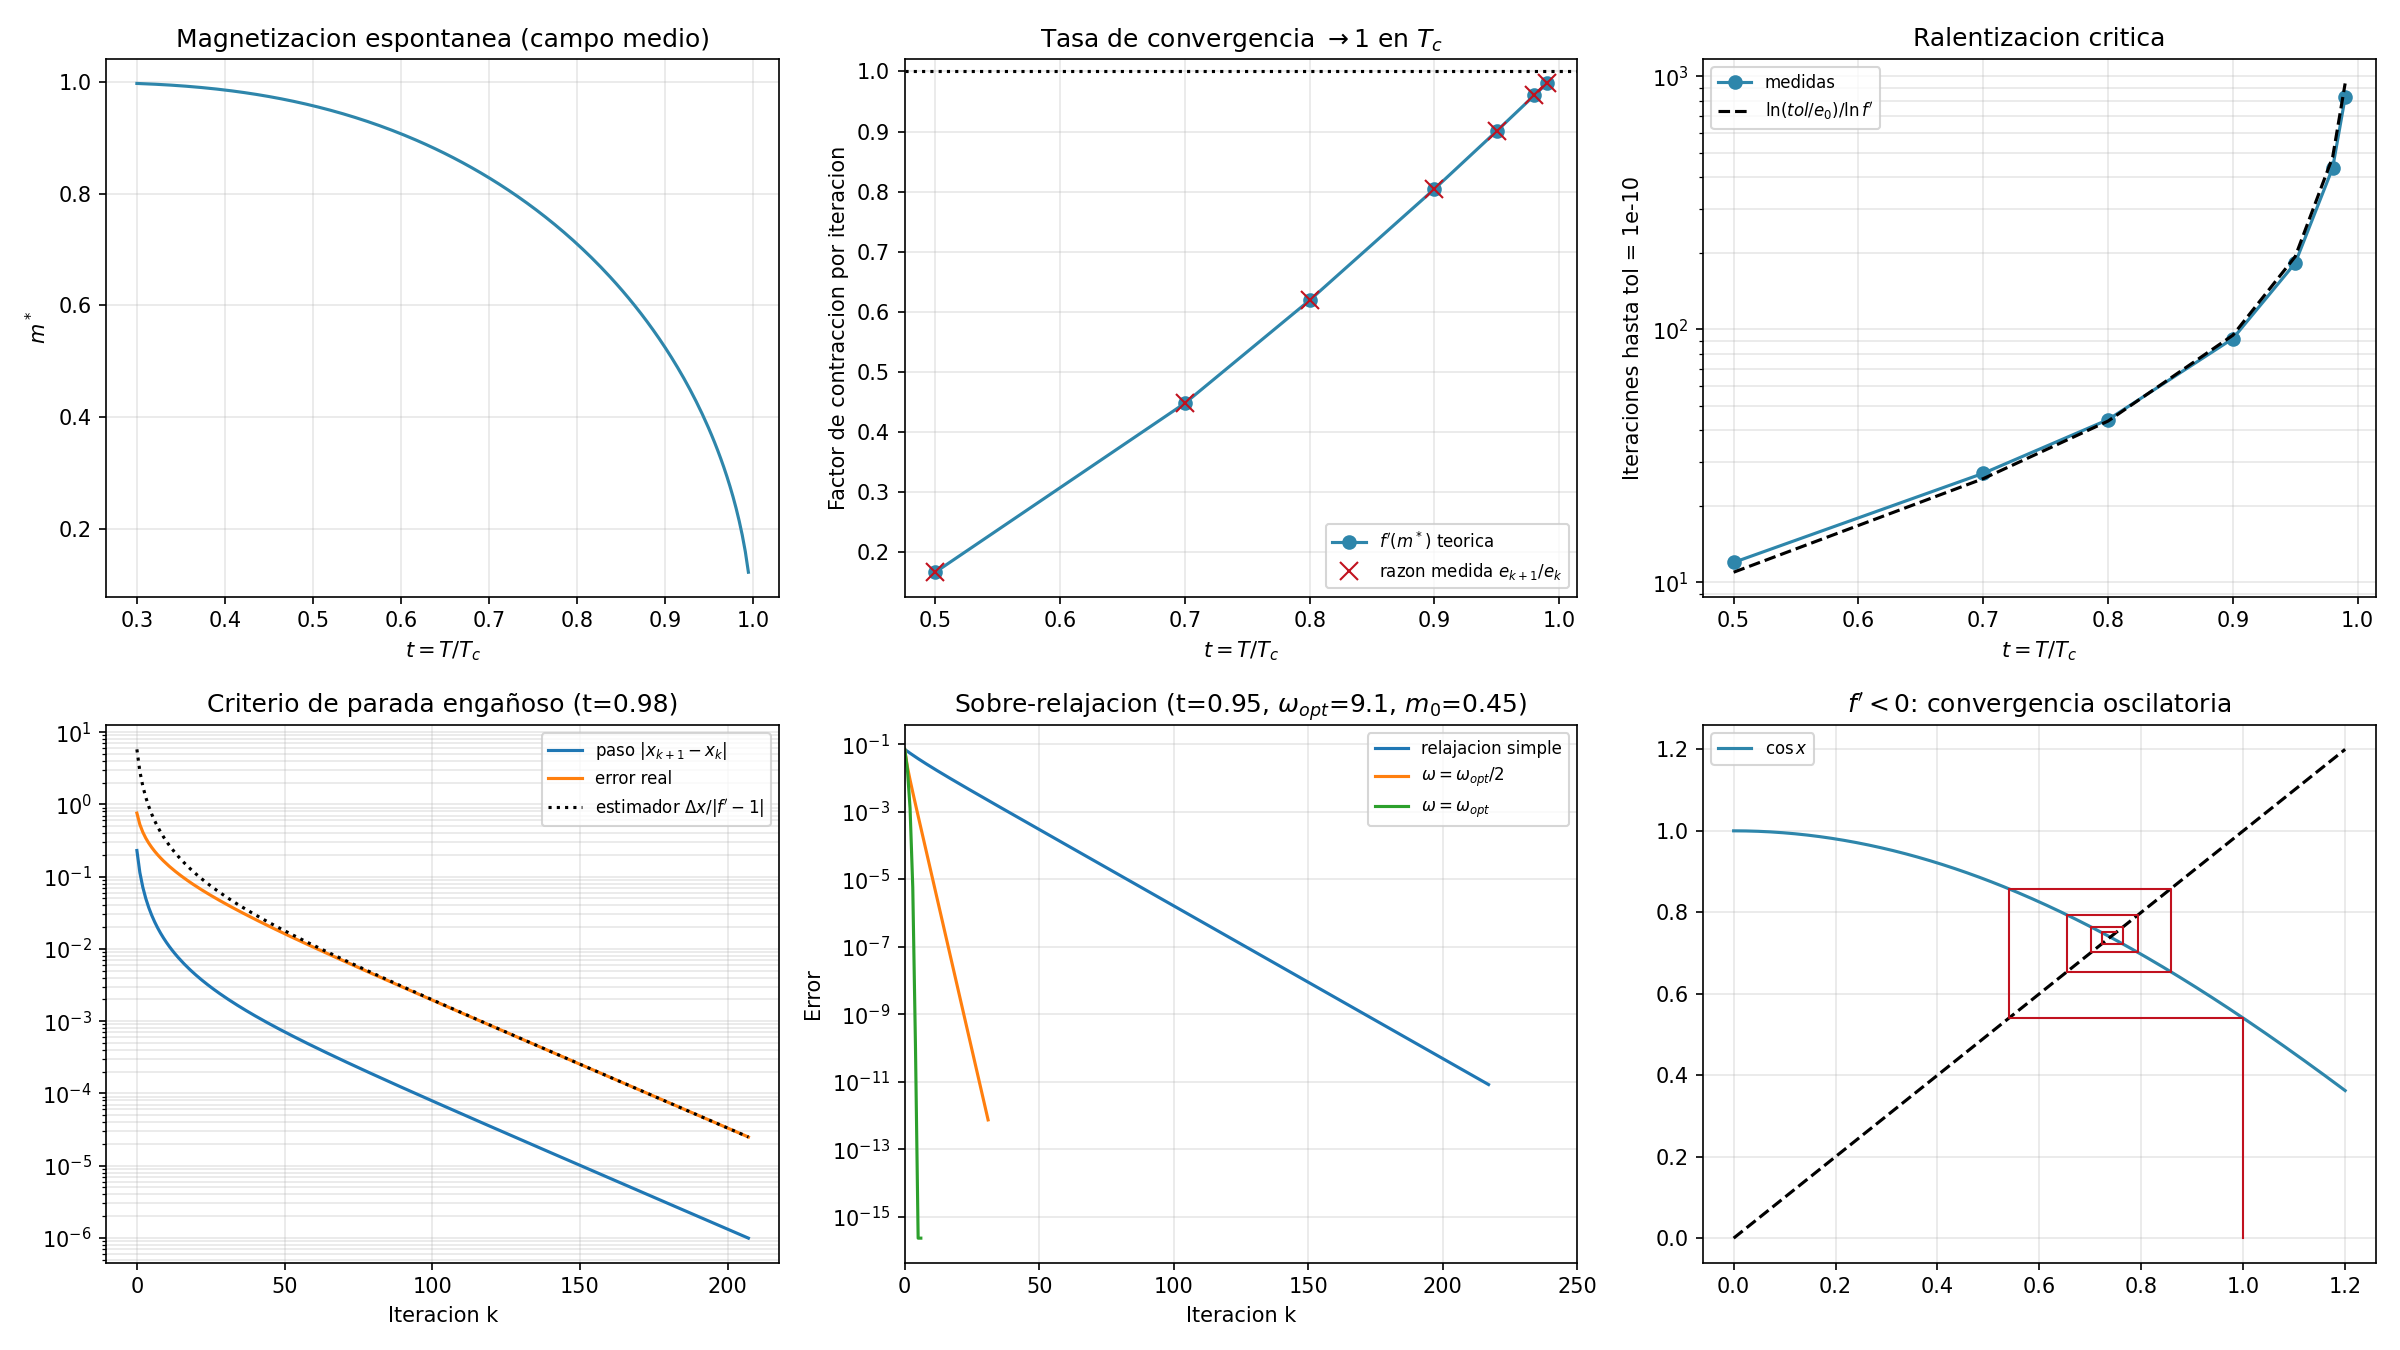

Source code (Python):
r"""
=============================================================================
 TEMA: Convergencia del metodo de relajacion
 CURSO: Fisica Computacional II
=============================================================================

RESULTADO TEORICO QUE SE VERIFICA
-----------------------------------------------------------------
Sea x* un punto fijo (x* = f(x*)) y e_k = x_k - x* el error. Por Taylor de
primer orden de f alrededor de x*:

    x_{k+1} = f(x_k) = f(x*) + f'(x*) (x_k - x*) + O(e_k^2)
  =>  e_{k+1} = f'(x*) e_k + O(e_k^2) .

Consecuencias:
  (1) Convergencia si |f'(x*)| < 1 (el error se contrae); divergencia si > 1.
  (2) Es convergencia LINEAL: e_k ~ f'(x*)^k e_0. El numero de iteraciones
      para bajar el error de e_0 a tol es  N = ln(tol/e_0) / ln|f'(x*)| .
  (3) Si f' < 0 el error cambia de signo en cada paso (convergencia
      oscilatoria); si f' > 0 es monotona.
  (4) Estimacion del error SIN conocer x*: como x_{k+1} - x_k = e_{k+1} - e_k
      = (f' - 1) e_k, entonces

            e_k ~ (x_{k+1} - x_k) / (f' - 1) .

      Si f' esta cerca de 1, el error real es MUCHO mayor que el paso
      |x_{k+1} - x_k|: parar cuando el paso es pequeno puede engañar.
  (5) Sobre-relajacion: se itera  x_{k+1} = (1+w) f(x_k) - w x_k . Es la
      misma ecuacion (el punto fijo no cambia: si x = f(x) entonces
      (1+w) f(x) - w x = x), pero con derivada (1+w) f' - w, que se anula
      con  w_opt = f' / (1 - f')  : convergencia mucho mas rapida.

EJEMPLO FISICO: campo medio de Weiss (ferromagnetismo)
-----------------------------------------------------------------
En la teoria de campo medio, la magnetizacion reducida m de un ferromagneto
a temperatura T satisface la ecuacion de autoconsistencia

        m = tanh( m Tc / T ) = tanh( m / t ) ,      t = T / Tc ,

(Tc es la temperatura de Curie). Es un problema natural de punto fijo:
f(m) = tanh(m/t). Para t < 1 existe una solucion no nula m*(t) (fase
ferromagnetica); para t >= 1 solo m = 0.

    f'(m*) = (1 - m*^2) / t .

Cuando t -> 1^- se tiene m* -> 0 y f'(m*) -> 1: la convergencia se vuelve
cada vez mas lenta. Es la version numerica del fenomeno fisico de
"ralentizacion critica" (critical slowing down): cerca de la transicion de
fase el sistema tarda mucho en relajarse al equilibrio, y el algoritmo
tambien.
"""

import numpy as np
import matplotlib.pyplot as plt

np.set_printoptions(precision=6, suppress=True)


def relajacion(f, x0, tol=1e-10, max_iter=200000):
    xs = [x0]
    with np.errstate(over="ignore", invalid="ignore"):
        for _ in range(max_iter):
            xs.append(f(xs[-1]))
            if not np.isfinite(xs[-1]) or abs(xs[-1]) > 1e8:
                break                      # divergencia: se aborta
            if abs(xs[-1] - xs[-2]) < tol:
                break
    return np.array(xs)


def m_estrella(t):
    """Raiz no nula de m = tanh(m/t) por Newton (referencia de alta
    precision; Newton se explica en el script 12)."""
    m = 1.0
    for _ in range(100):
        g = m - np.tanh(m / t)
        dg = 1 - (1 - np.tanh(m / t) ** 2) / t
        m -= g / dg
    return m


# =========================================================================
# 1) Tasa de convergencia medida vs teorica, en funcion de t
# =========================================================================
temps = np.array([0.5, 0.7, 0.8, 0.9, 0.95, 0.98, 0.99])
fprime_teo, razon_med, n_iter_med, n_iter_teo, m_vals = [], [], [], [], []
tol = 1e-10

print(f"{'t=T/Tc':>7} | {'m*':>9} | {'f(m*)':>8} | {'razon medida':>12} | "
      f"{'iter medidas':>12} | {'iter teoricas':>13}")
for t in temps:
    ms = m_estrella(t)
    fp = (1 - ms ** 2) / t
    f = lambda m, t=t: np.tanh(m / t)
    xs = relajacion(f, 1.0, tol=tol)
    err = np.abs(xs - ms)
    # razon e_{k+1}/e_k promediada en los ultimos pasos (regimen asintotico)
    r = np.mean(err[-6:-1][1:] / err[-6:-1][:-1])
    n_teo = np.log(tol / ((1 - fp) * abs(1.0 - ms))) / np.log(fp)
    fprime_teo.append(fp); razon_med.append(r)
    n_iter_med.append(len(xs) - 1); n_iter_teo.append(n_teo); m_vals.append(ms)
    print(f"{t:7.2f} | {ms:9.6f} | {fp:8.5f} | {r:12.5f} | "
          f"{len(xs)-1:12d} | {n_teo:13.1f}")

fprime_teo, razon_med = np.array(fprime_teo), np.array(razon_med)
print("\nLa razon medida e_{k+1}/e_k coincide con f'(m*): confirma e_{k+1} ~ f'(m*) e_k.")
print("Las iteraciones teoricas (asintoticas, con f' evaluada en m*) son una cota")
print("algo pesimista: lejos de m*, |f'(m)| es menor y las primeras iteraciones")
print("contraen mas rapido de lo que predice f'(m*). Al parar con paso < tol, el")
print("error real equivalente es tol/(1-f'), que es lo que usa la formula.")

# =========================================================================
# 2) El criterio de parada |x_{k+1}-x_k| < tol puede engañar
# =========================================================================
t_caso = 0.98
ms = m_estrella(t_caso)
fp = (1 - ms ** 2) / t_caso
xs = relajacion(lambda m: np.tanh(m / t_caso), 1.0, tol=1e-6)
err_real = np.abs(xs - ms)
paso = np.abs(np.diff(xs))
err_est = paso / abs(fp - 1)             # estimador (4)

print(f"\nt = {t_caso}: f'(m*) = {fp:.5f}")
print(f"Al parar con |dx| < 1e-6 (tras {len(xs)-1} iteraciones):")
print(f"   paso |x_(k+1)-x_k| = {paso[-1]:.3e}")
print(f"   error REAL         = {err_real[-1]:.3e}")
print(f"   error estimado     = {err_est[-1]:.3e}  (formula (4))")
print(f"   El error real es {err_real[-1]/paso[-1]:.0f} veces el paso: "
      f"1/(1-f') = {1/(1-fp):.0f}")

# =========================================================================
# 3) Sobre-relajacion
# =========================================================================
t_sr = 0.95
ms_sr = m_estrella(t_sr)
fp_sr = (1 - ms_sr ** 2) / t_sr
w_opt = fp_sr / (1 - fp_sr)
f_base = lambda m: np.tanh(m / t_sr)
g_w = lambda w: (lambda m: (1 + w) * f_base(m) - w * m)

print(f"\nSobre-relajacion a t = {t_sr}: f'(m*) = {fp_sr:.5f}, w_opt = f'/(1-f') = {w_opt:.3f}")

# w_opt anula la derivada de g SOLO en m*: es una propiedad LOCAL. Desde un
# arranque lejano, |g'(m)| puede superar 1 y la iteracion diverge:
xs_lejos = relajacion(g_w(w_opt), 1.0, tol=1e-12, max_iter=500)
dg_lejos = (1 + w_opt) * (1 - np.tanh(1.0 / t_sr) ** 2) / t_sr - w_opt
print(f"   Desde m0 = 1.00 con w_opt: g'(m0) = {dg_lejos:.2f} (|g'|>1) -> "
      f"{'DIVERGE' if not np.isfinite(xs_lejos[-1]) or abs(xs_lejos[-1])>1e3 else 'converge'}")

# Desde un arranque cercano (m0 = 0.45, a ~19% de m*) si funciona:
m0 = 0.45
xs_normal = relajacion(f_base, m0, tol=1e-12)
xs_w_mitad = relajacion(g_w(w_opt / 2), m0, tol=1e-12)
xs_w = relajacion(g_w(w_opt), m0, tol=1e-12)
print(f"   Desde m0 = {m0}:")
print(f"      sin sobre-relajar : {len(xs_normal)-1:4d} iteraciones")
print(f"      w = w_opt/2       : {len(xs_w_mitad)-1:4d} iteraciones")
print(f"      w = w_opt         : {len(xs_w)-1:4d} iteraciones")
print(f"      solucion: m* = {xs_w[-1]:.12f}  (referencia {ms_sr:.12f})")

# =========================================================================
# 4) Convergencia oscilatoria (f' < 0): x = cos(x), solo como verificacion
# =========================================================================
xs_cos = relajacion(np.cos, 1.0, tol=1e-12)
x_cos = xs_cos[-1]
print(f"\nCaso f'<0 (verificacion): x = cos(x) -> x* = {x_cos:.12f}, "
      f"f'(x*) = {-np.sin(x_cos):.4f} (error alterna de signo)")

# =========================================================================
# 5) Graficas
# =========================================================================
fig, axes = plt.subplots(2, 3, figsize=(16, 9))

tt = np.linspace(0.3, 0.995, 200)
mm = np.array([m_estrella(t) for t in tt])
axes[0, 0].plot(tt, mm, color="#2E86AB")
axes[0, 0].set_xlabel(r"$t=T/T_c$")
axes[0, 0].set_ylabel(r"$m^*$")
axes[0, 0].set_title("Magnetizacion espontanea (campo medio)")
axes[0, 0].grid(alpha=0.3)

axes[0, 1].plot(temps, fprime_teo, "o-", color="#2E86AB", label=r"$f'(m^*)$ teorica")
axes[0, 1].plot(temps, razon_med, "x", color="#C1121F", ms=9, label=r"razon medida $e_{k+1}/e_k$")
axes[0, 1].axhline(1, color="k", ls=":")
axes[0, 1].set_xlabel(r"$t=T/T_c$")
axes[0, 1].set_ylabel("Factor de contraccion por iteracion")
axes[0, 1].set_title(r"Tasa de convergencia $\to 1$ en $T_c$")
axes[0, 1].legend(fontsize=8)
axes[0, 1].grid(alpha=0.3)

axes[0, 2].semilogy(temps, n_iter_med, "o-", color="#2E86AB", label="medidas")
axes[0, 2].semilogy(temps, n_iter_teo, "k--", label=r"$\ln(tol/e_0)/\ln f'$")
axes[0, 2].set_xlabel(r"$t=T/T_c$")
axes[0, 2].set_ylabel("Iteraciones hasta tol = 1e-10")
axes[0, 2].set_title("Ralentizacion critica")
axes[0, 2].legend(fontsize=8)
axes[0, 2].grid(alpha=0.3, which="both")

axes[1, 0].semilogy(paso, label=r"paso $|x_{k+1}-x_k|$")
axes[1, 0].semilogy(err_real[:-1], label="error real")
axes[1, 0].semilogy(err_est, "k:", label=r"estimador $\Delta x/|f'-1|$")
axes[1, 0].set_xlabel("Iteracion k")
axes[1, 0].set_title(f"Criterio de parada engañoso (t={t_caso})")
axes[1, 0].legend(fontsize=8)
axes[1, 0].grid(alpha=0.3, which="both")

axes[1, 1].semilogy(np.abs(xs_normal - ms_sr) + 1e-17, label="relajacion simple")
axes[1, 1].semilogy(np.abs(xs_w_mitad - ms_sr) + 1e-17, label=r"$\omega=\omega_{opt}/2$")
axes[1, 1].semilogy(np.abs(xs_w - ms_sr) + 1e-17, label=r"$\omega=\omega_{opt}$")
axes[1, 1].set_xlim(0, 250)
axes[1, 1].set_xlabel("Iteracion k")
axes[1, 1].set_ylabel("Error")
axes[1, 1].set_title(f"Sobre-relajacion (t={t_sr}, "
                     + r"$\omega_{opt}$" + f"={w_opt:.1f}, " + r"$m_0$=0.45)")
axes[1, 1].legend(fontsize=8)
axes[1, 1].grid(alpha=0.3, which="both")

xx = np.linspace(0, 1.2, 300)
axes[1, 2].plot(xx, np.cos(xx), color="#2E86AB", label=r"$\cos x$")
axes[1, 2].plot(xx, xx, "k--")
cx, cy = [xs_cos[0]], [0.0]
for i in range(8):
    cx += [xs_cos[i], xs_cos[i + 1]]
    cy += [xs_cos[i + 1], xs_cos[i + 1]]
axes[1, 2].plot(cx, cy, color="#C1121F", lw=1)
axes[1, 2].set_title(r"$f'<0$: convergencia oscilatoria")
axes[1, 2].legend(fontsize=8)
axes[1, 2].grid(alpha=0.3)

plt.tight_layout()
plt.savefig("9_convergencia_relajacion.png", dpi=150)
print("\nGrafica guardada en 9_convergencia_relajacion.png")
